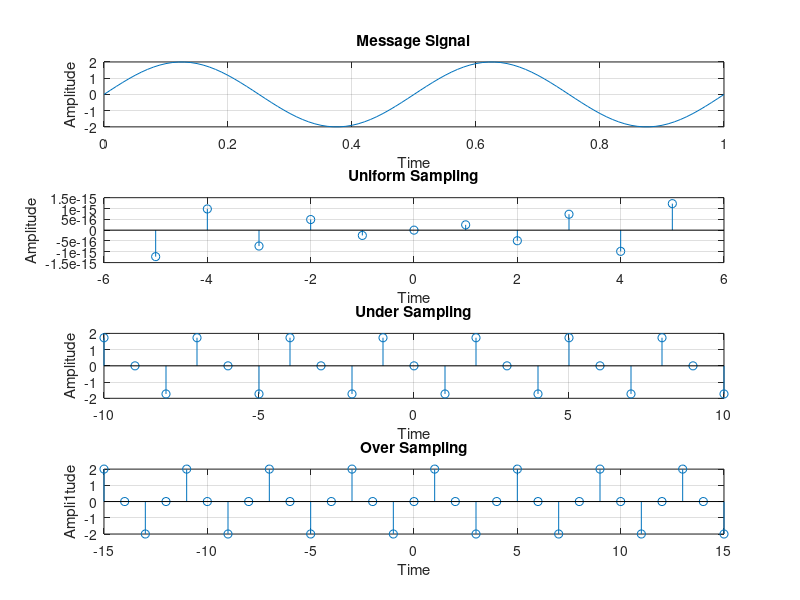

Here is the MATLAB script that generated this plot: (Note: this script raises an error after producing the figure.)
% Name - Mayank Tilokchandani
% PRN - 20240802543

t = 0:0.01:1;
am = 2;
fm = 2;
x = am*sin(2*pi*fm*t);
subplot(4,1,1);
plot(t,x);
xlabel('Time');
ylabel('Amplitude');
grid on;
title('Message Signal');

t1 = -5:1:5;
t2 = -10:1:10;
t3 = -15:1:15;
fs1 = 2*fm;
fs2 = 1.5*fm;
fs3 = 4*fm;

x1 = am*sin(2*pi*fm/fs1*t1);
subplot(4,1,2);
stem(t1,x1);
xlabel('Time');
ylabel('Amplitude');
grid on;
title('Uniform Sampling');


x2 = am*sin(2*pi*fm/fs2*t2);
subplot(4,1,3);
stem(t2,x2);
xlabel('Time');
ylabel('Amplitude');
grid on;
title('Under Sampling');


x3 = am*sin(2*pi*fm/fs3*t3);
subplot(4,1,4);
stem(t3,x3);
xlabel('Time');
ylabel('Ampli1tude');
grid on;
title('Over Sampling');








% Misc. Watermark
annotation('textbox', 'String', '20240802543', 'FontSize', 30, 'Color', [0.5, 0.5, 0.5],'EdgeColor', 'none', 'HorizontalAlignment', 'center', 'Rotation', 45);
